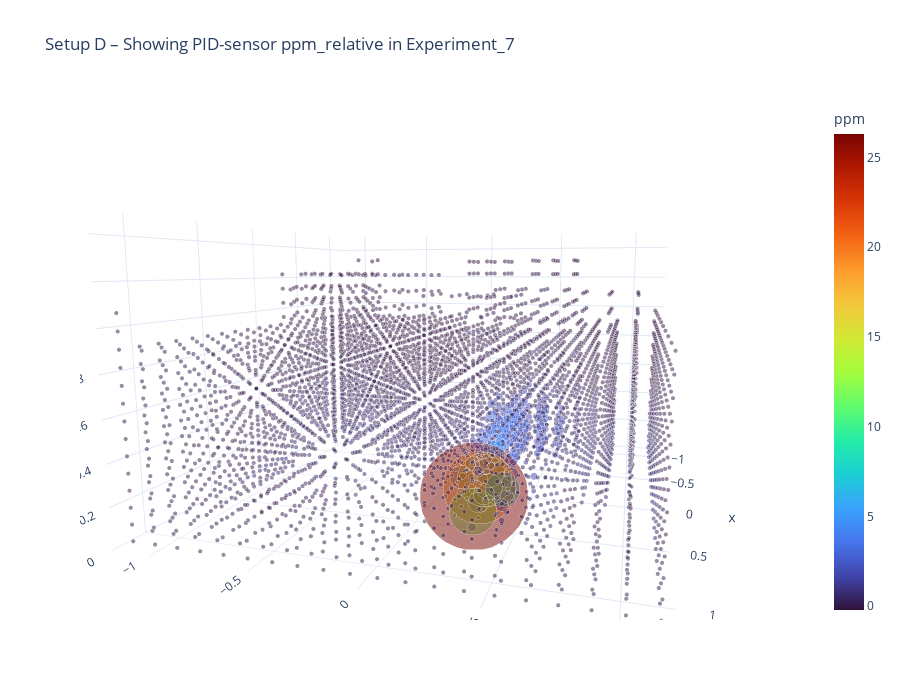

The code cell stored with this chart in its notebook:
### Code cell
plot3d(exp_idx=6, sensor_type='PID-sensor', column='ppm_relative')

### Figure 1 — Plotly figure (JSON) as saved in the notebook; plotly's stock layout.template omitted (floating-point values rounded to 4 significant figures; data arrays with more than 128 entries replaced by an {"elided": "..."} marker saying what was removed)
{"data": [{"marker": {"color": {"elided": "4728 float values"}, "colorbar": {"title": {"text": "ppm"}}, "colorscale": [[0.0, "#30123b"], [0.07143, "#4145ab"], [0.1429, "#4675ed"], [0.2143, "#39a2fc"], [0.2857, "#1bcfd4"], [0.3571, "#24eca6"], [0.4286, "#61fc6c"], [0.5, "#a4fc3b"], [0.5714, "#d1e834"], [0.6429, "#f3c63a"], [0.7143, "#fe9b2d"], [0.7857, "#f36315"], [0.8571, "#d93806"], [0.9286, "#b11901"], [1.0, "#7a0402"]], "opacity": 0.5, "showscale": true, "size": {"elided": "4728 float values"}}, "mode": "markers", "x": {"elided": "4728 float values"}, "y": {"elided": "4728 float values"}, "z": {"elided": "4728 float values"}, "type": "scatter3d"}], "layout": {"scene": {"xaxis": {"range": [-1.2, 1.2]}, "yaxis": {"range": [-1.2, 1.2]}, "zaxis": {"range": [0, 1.5]}, "aspectratio": {"x": 1.44, "y": 1.44, "z": 0.9}, "camera": {"eye": {"x": 2, "y": 0.6, "z": 0.3}}, "aspectmode": "manual"}, "title": {"text": "Setup D – Showing PID-sensor ppm_relative in Experiment_7"}, "height": 700}}
